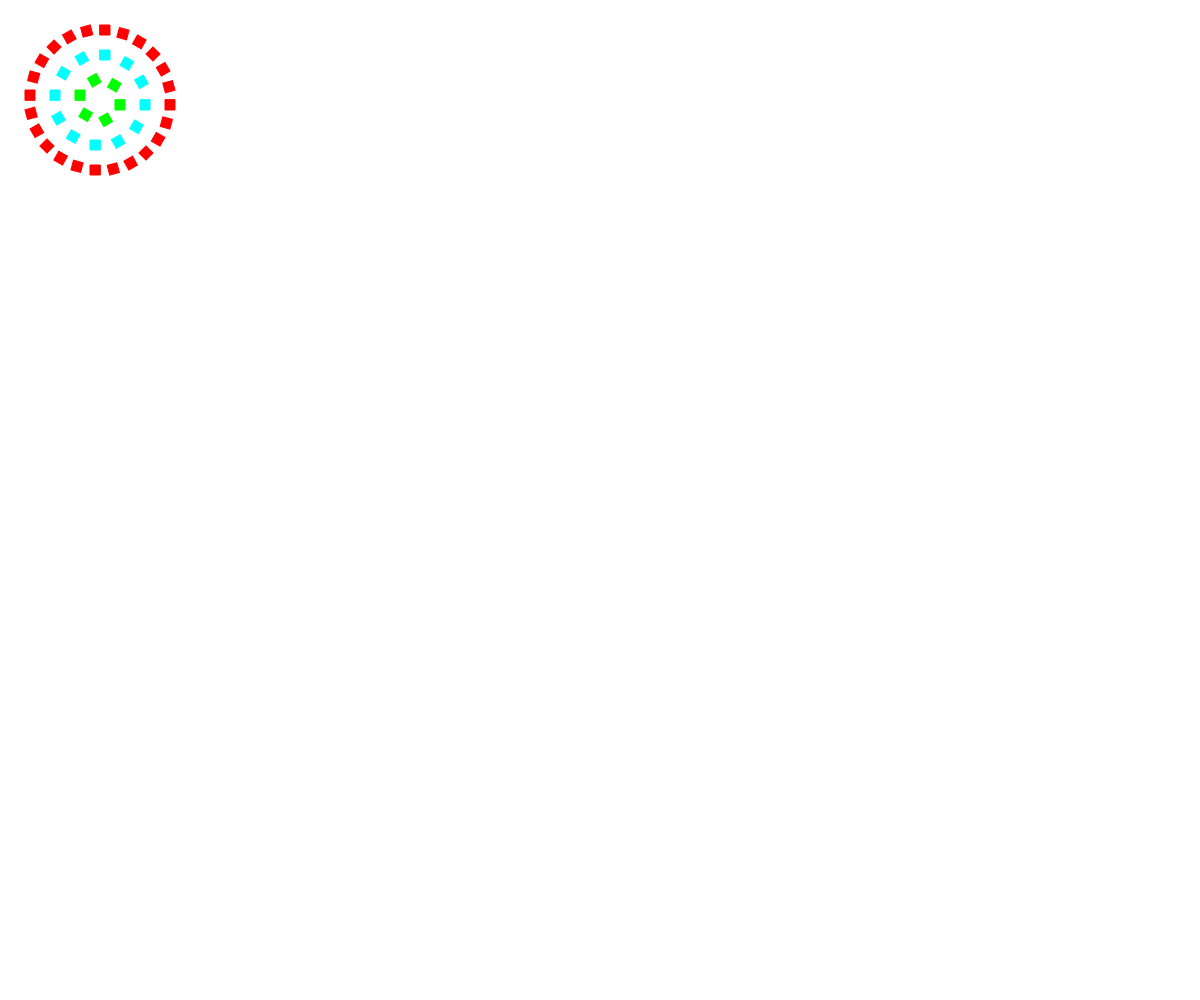
Frame 1 (no input)
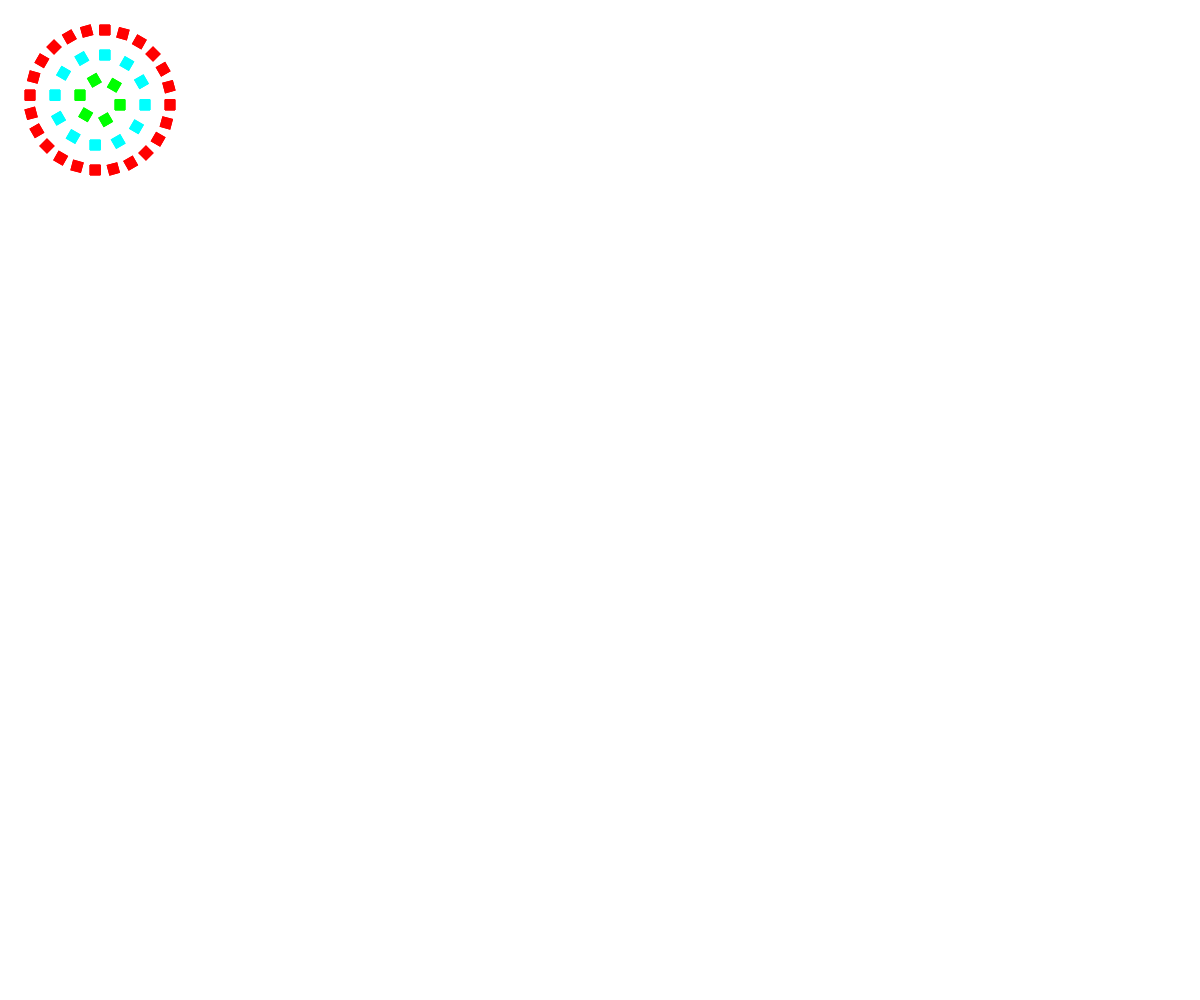
Frame 2 (the mouse pressed at the canvas centre, redrawn once)

The p5.js sketch that drew these frames (run headless with seeded random() and noise() and a simulated clock; the mouse was pressed at the canvas centre and the sketch redrawn once):

// p5.js sketch
// ── sketch.js
function setup() {
	createCanvas(windowWidth, windowHeight);
	this.radius = 50
	this.increment = 15
}

function draw() {
	// translate(width/2, height/2)
	translate(100, 100)
	strokeWeight(1)

	stroke(255, 0, 0)
	fill(255, 0, 0)
	for (let i = 0; i < 360; i += this.increment) {
		let angle = radians(i);
		let x =  (cos(angle) * this.radius*1.5);
		let y =  (sin(angle) * this.radius*1.5);
		// rect(x, y, 10, 10)
		spinner(x, y, HALF_PI+(radians(i)))
	  }

	stroke(0, 255, 255)
	fill(0, 255, 255)
	for (let i = 0; i < 360; i += this.increment * 2) {
		let angle = radians(i);
		let x =  (cos(angle) * this.radius);
		let y =  (sin(angle) * this.radius);
		//rect(x, y, 10, 10)
		spinner(x, y, HALF_PI+(radians(i)))
	}

	stroke(0, 255, 0)
	fill(0, 255, 0)
	for (let i = 0; i < 360; i += this.increment * 4) {
		let angle = radians(i);
		let x =  (cos(angle) * this.radius/2);
		let y =  (sin(angle) * this.radius/2);
		// rect(x, y, 10, 10)
		spinner(x, y, HALF_PI+(radians(i)))
	}

	noLoop()
}

function spinner(xpos, ypos, a) {
	push()
	translate(xpos, ypos)
	rotate(a)
	rect(0, 0, 10, 10)
	pop()
}
